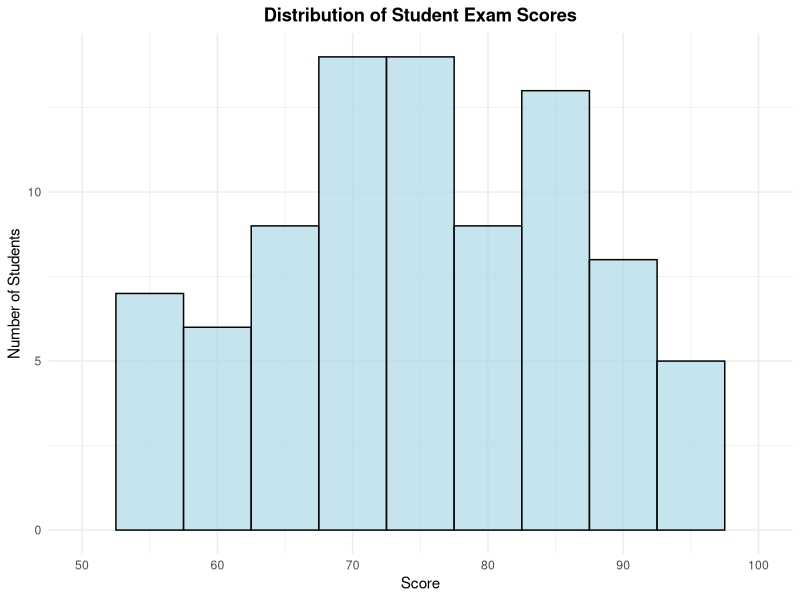

The R script that drew this image:
# app.R

# This R script performs basic statistical analysis on student exam scores.
# It calculates the average, variance, performs a one-sample t-test,
# and displays a score distribution histogram using ggplot2.

# 1. Install and load necessary libraries
# If you don't have ggplot2 installed, uncomment and run the line below:
# install.packages("ggplot2")
library(ggplot2)

# --- Section 1: Generate Sample Student Exam Scores ---
# In a real scenario, you would load your actual student scores here.

message("Generating sample student exam scores...")
set.seed(456) # Set seed for reproducibility

# Generate 100 random exam scores between 50 and 100
# Normally distributed scores, with a slight skew towards higher grades
num_students <- 100
mean_score <- 75
sd_score <- 15
# Generate scores, then clip to 50-100 range
student_scores <- round(rnorm(num_students, mean = mean_score, sd = sd_score), 0)
student_scores[student_scores < 50] <- 50  # Minimum score
student_scores[student_scores > 100] <- 100 # Maximum score

# Create a data frame (optional, but good practice for ggplot2)
scores_df <- data.frame(Score = student_scores)
message(sprintf("Generated %d sample scores.", num_students))

# --- Section 2: Calculate Basic Statistics ---

message("\nCalculating basic statistics...")

# Calculate Average Score
average_score <- mean(scores_df$Score)
message(sprintf("Average Score: %.2f", average_score))

# Calculate Variance of Scores
# Note: var() calculates sample variance (n-1 denominator) by default
variance_score <- var(scores_df$Score)
message(sprintf("Variance of Scores: %.2f", variance_score))

# Calculate Standard Deviation (square root of variance)
sd_score_calc <- sd(scores_df$Score)
message(sprintf("Standard Deviation: %.2f", sd_score_calc))

# --- Section 3: Perform a One-Sample T-test ---
# Let's test if the average score is significantly different from a hypothetical mean, say 70.

message("\nPerforming One-Sample t-test (mu = 70)...")
hypothesized_mean <- 70
t_test_result <- t.test(scores_df$Score, mu = hypothesized_mean)

message(sprintf("  Test statistic (t): %.2f", t_test_result$statistic))
message(sprintf("  Degrees of Freedom: %d", t_test_result$parameter))
message(sprintf("  P-value: %.4f", t_test_result$p.value))
message(sprintf("  95%% Confidence Interval: (%.2f, %.2f)", t_test_result$conf.int[1], t_test_result$conf.int[2]))
message(sprintf("  Sample Mean: %.2f", t_test_result$estimate))

# Interpret the p-value
if (t_test_result$p.value < 0.05) {
  message(sprintf("  Conclusion: The average score (%.2f) is statistically significantly different from %.2f (p < 0.05).", average_score, hypothesized_mean))
} else {
  message(sprintf("  Conclusion: There is no statistically significant difference between the average score (%.2f) and %.2f (p >= 0.05).", average_score, hypothesized_mean))
}


# --- Section 4: Display Score Distribution Chart (Histogram) ---

# Ensure a 'plots' directory exists
if (!dir.exists("plots")) {
  dir.create("plots")
}
message("\nGenerating score distribution histogram...")

p_score_hist <- ggplot(scores_df, aes(x = Score)) +
  geom_histogram(binwidth = 5, fill = "lightblue", color = "black", alpha = 0.7) +
  labs(title = "Distribution of Student Exam Scores",
       x = "Score",
       y = "Number of Students") +
  theme_minimal() +
  theme(plot.title = element_text(hjust = 0.5, face = "bold")) +
  scale_x_continuous(breaks = seq(50, 100, by = 10), limits = c(50, 100)) # Set x-axis range and breaks

ggsave("plots/score_distribution_histogram.png", p_score_hist, width = 8, height = 6, dpi = 300)
message("Score distribution histogram saved to plots/score_distribution_histogram.png")

message("\nAnalysis complete!")